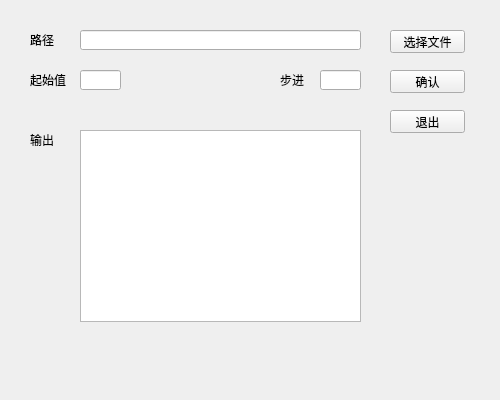
<?xml version="1.0" encoding="UTF-8"?>
<ui version="4.0">
 <class>Form</class>
 <widget class="QWidget" name="Form">
  <property name="geometry">
   <rect>
    <x>0</x>
    <y>0</y>
    <width>500</width>
    <height>400</height>
   </rect>
  </property>
  <property name="minimumSize">
   <size>
    <width>500</width>
    <height>400</height>
   </size>
  </property>
  <property name="maximumSize">
   <size>
    <width>500</width>
    <height>400</height>
   </size>
  </property>
  <property name="windowTitle">
   <string>约瑟夫环</string>
  </property>
  <widget class="QLabel" name="path_label">
   <property name="geometry">
    <rect>
     <x>30</x>
     <y>30</y>
     <width>31</width>
     <height>20</height>
    </rect>
   </property>
   <property name="text">
    <string>路径</string>
   </property>
  </widget>
  <widget class="QLineEdit" name="path_edit">
   <property name="geometry">
    <rect>
     <x>80</x>
     <y>30</y>
     <width>281</width>
     <height>20</height>
    </rect>
   </property>
  </widget>
  <widget class="QLabel" name="start_label">
   <property name="geometry">
    <rect>
     <x>30</x>
     <y>70</y>
     <width>41</width>
     <height>20</height>
    </rect>
   </property>
   <property name="text">
    <string>起始值</string>
   </property>
  </widget>
  <widget class="QLabel" name="step_label">
   <property name="geometry">
    <rect>
     <x>280</x>
     <y>70</y>
     <width>31</width>
     <height>20</height>
    </rect>
   </property>
   <property name="text">
    <string>步进</string>
   </property>
  </widget>
  <widget class="QLineEdit" name="start_edit">
   <property name="geometry">
    <rect>
     <x>80</x>
     <y>70</y>
     <width>41</width>
     <height>20</height>
    </rect>
   </property>
  </widget>
  <widget class="QLineEdit" name="step_edit">
   <property name="geometry">
    <rect>
     <x>320</x>
     <y>70</y>
     <width>41</width>
     <height>20</height>
    </rect>
   </property>
  </widget>
  <widget class="QPushButton" name="path_button">
   <property name="geometry">
    <rect>
     <x>390</x>
     <y>30</y>
     <width>75</width>
     <height>23</height>
    </rect>
   </property>
   <property name="text">
    <string>选择文件</string>
   </property>
  </widget>
  <widget class="QPushButton" name="confirm_button">
   <property name="geometry">
    <rect>
     <x>390</x>
     <y>70</y>
     <width>75</width>
     <height>23</height>
    </rect>
   </property>
   <property name="text">
    <string>确认</string>
   </property>
  </widget>
  <widget class="QPushButton" name="quit_button">
   <property name="geometry">
    <rect>
     <x>390</x>
     <y>110</y>
     <width>75</width>
     <height>23</height>
    </rect>
   </property>
   <property name="text">
    <string>退出</string>
   </property>
  </widget>
  <widget class="QTextBrowser" name="out_browser">
   <property name="geometry">
    <rect>
     <x>80</x>
     <y>130</y>
     <width>281</width>
     <height>192</height>
    </rect>
   </property>
  </widget>
  <widget class="QLabel" name="out_label">
   <property name="geometry">
    <rect>
     <x>30</x>
     <y>130</y>
     <width>41</width>
     <height>20</height>
    </rect>
   </property>
   <property name="text">
    <string>输出</string>
   </property>
  </widget>
 </widget>
 <resources/>
 <connections>
  <connection>
   <sender>quit_button</sender>
   <signal>clicked()</signal>
   <receiver>Form</receiver>
   <slot>close()</slot>
   <hints>
    <hint type="sourcelabel">
     <x>427</x>
     <y>121</y>
    </hint>
    <hint type="destinationlabel">
     <x>249</x>
     <y>193</y>
    </hint>
   </hints>
  </connection>
 </connections>
</ui>
